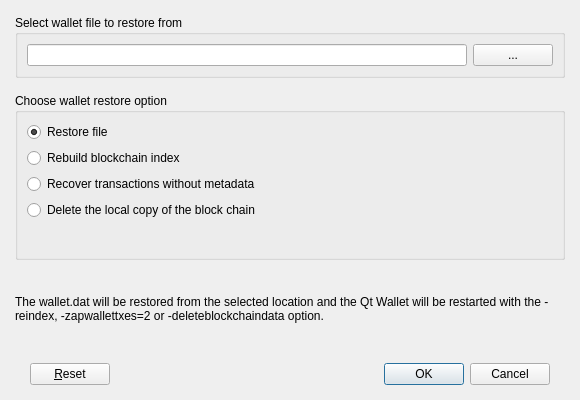
<?xml version="1.0" encoding="UTF-8"?>
<ui version="4.0">
 <class>RestoreDialog</class>
 <widget class="QDialog" name="RestoreDialog">
  <property name="geometry">
   <rect>
    <x>0</x>
    <y>0</y>
    <width>580</width>
    <height>400</height>
   </rect>
  </property>
  <property name="windowTitle">
   <string>Restore Wallet</string>
  </property>
  <layout class="QVBoxLayout" name="verticalLayout_3">
   <property name="spacing">
    <number>0</number>
   </property>
   <property name="leftMargin">
    <number>0</number>
   </property>
   <property name="topMargin">
    <number>0</number>
   </property>
   <property name="rightMargin">
    <number>0</number>
   </property>
   <property name="bottomMargin">
    <number>0</number>
   </property>
   <item>
    <layout class="QVBoxLayout" name="verticalLayout_2">
     <property name="spacing">
      <number>15</number>
     </property>
     <property name="leftMargin">
      <number>15</number>
     </property>
     <property name="topMargin">
      <number>15</number>
     </property>
     <property name="rightMargin">
      <number>15</number>
     </property>
     <property name="bottomMargin">
      <number>15</number>
     </property>
     <item>
      <widget class="QGroupBox" name="gbWalletPath">
       <property name="title">
        <string>Select wallet file to restore from</string>
       </property>
       <layout class="QHBoxLayout" name="horizontalLayout">
        <item>
         <widget class="QLineEdit" name="txtWalletPath">
          <property name="readOnly">
           <bool>true</bool>
          </property>
         </widget>
        </item>
        <item>
         <widget class="QPushButton" name="toolWalletPath">
          <property name="text">
           <string>...</string>
          </property>
         </widget>
        </item>
       </layout>
      </widget>
     </item>
     <item>
      <widget class="QGroupBox" name="groupBox">
       <property name="minimumSize">
        <size>
         <width>0</width>
         <height>90</height>
        </size>
       </property>
       <property name="title">
        <string>Choose wallet restore option</string>
       </property>
       <layout class="QVBoxLayout" name="verticalLayout">
        <item>
         <widget class="QRadioButton" name="rbRestoreFile">
          <property name="text">
           <string>Restore file</string>
          </property>
          <property name="checked">
           <bool>true</bool>
          </property>
         </widget>
        </item>
        <item>
         <widget class="QRadioButton" name="rbReindex">
          <property name="text">
           <string>Rebuild blockchain index</string>
          </property>
         </widget>
        </item>
        <item>
         <widget class="QRadioButton" name="rbZapWallet">
          <property name="text">
           <string>Recover transactions without metadata</string>
          </property>
         </widget>
        </item>
        <item>
         <widget class="QRadioButton" name="rbLocalDeleteData">
          <property name="text">
           <string>Delete the local copy of the block chain</string>
          </property>
         </widget>
        </item>
        <item>
         <spacer name="verticalSpacer">
          <property name="orientation">
           <enum>Qt::Vertical</enum>
          </property>
          <property name="sizeHint" stdset="0">
           <size>
            <width>20</width>
            <height>40</height>
           </size>
          </property>
         </spacer>
        </item>
       </layout>
      </widget>
     </item>
     <item>
      <spacer name="verticalSpacer_2">
       <property name="orientation">
        <enum>Qt::Vertical</enum>
       </property>
       <property name="sizeType">
        <enum>QSizePolicy::Fixed</enum>
       </property>
       <property name="sizeHint" stdset="0">
        <size>
         <width>20</width>
         <height>20</height>
        </size>
       </property>
      </spacer>
     </item>
     <item>
      <widget class="QLabel" name="lblInfo">
       <property name="text">
        <string>The wallet.dat will be restored from the selected location and the Qt Wallet will be restarted with the -reindex, -zapwallettxes=2 or -deleteblockchaindata option.</string>
       </property>
       <property name="wordWrap">
        <bool>true</bool>
       </property>
      </widget>
     </item>
    </layout>
   </item>
   <item>
    <widget class="QWidget" name="buttonsContainerWhite" native="true">
     <layout class="QHBoxLayout" name="horizontalLayout_2">
      <property name="leftMargin">
       <number>30</number>
      </property>
      <property name="topMargin">
       <number>25</number>
      </property>
      <property name="rightMargin">
       <number>30</number>
      </property>
      <property name="bottomMargin">
       <number>15</number>
      </property>
      <item>
       <widget class="QPushButton" name="btnReset">
        <property name="text">
         <string>&amp;Reset</string>
        </property>
       </widget>
      </item>
      <item>
       <spacer name="horizontalSpacer">
        <property name="orientation">
         <enum>Qt::Horizontal</enum>
        </property>
        <property name="sizeHint" stdset="0">
         <size>
          <width>196</width>
          <height>20</height>
         </size>
        </property>
       </spacer>
      </item>
      <item>
       <widget class="QDialogButtonBox" name="btnBoxRestore">
        <property name="standardButtons">
         <set>QDialogButtonBox::Cancel|QDialogButtonBox::Ok</set>
        </property>
       </widget>
      </item>
     </layout>
    </widget>
   </item>
  </layout>
 </widget>
 <resources/>
 <connections/>
</ui>
